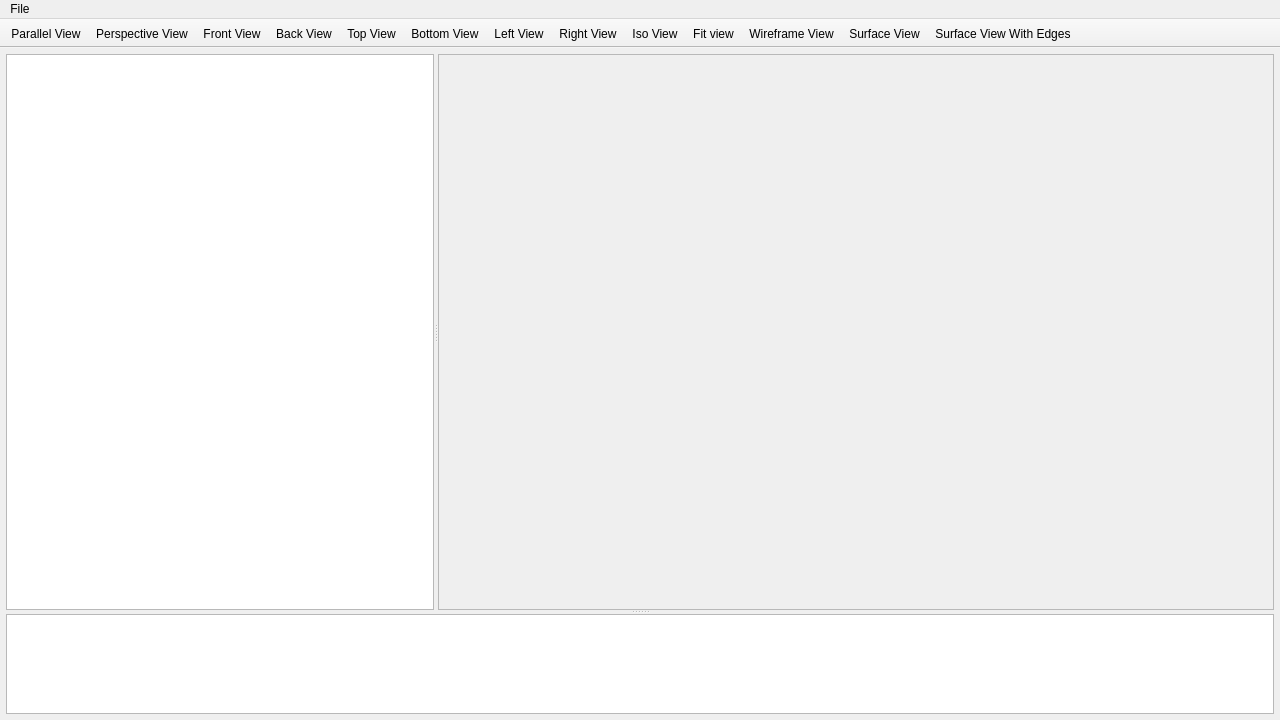
<?xml version="1.0" encoding="UTF-8"?>
<ui version="4.0">
 <class>MainWindow</class>
 <widget class="QMainWindow" name="MainWindow">
  <property name="geometry">
   <rect>
    <x>0</x>
    <y>0</y>
    <width>1280</width>
    <height>720</height>
   </rect>
  </property>
  <property name="minimumSize">
   <size>
    <width>800</width>
    <height>600</height>
   </size>
  </property>
  <property name="windowTitle">
   <string>Calculix CAE</string>
  </property>
  <property name="windowIcon">
   <iconset>
    <normaloff>icons/logo.png</normaloff>icons/logo.png</iconset>
  </property>
  <widget class="QWidget" name="centralwidget">
   <layout class="QVBoxLayout" name="verticalLayout">
    <property name="spacing">
     <number>6</number>
    </property>
    <property name="leftMargin">
     <number>6</number>
    </property>
    <property name="topMargin">
     <number>6</number>
    </property>
    <property name="rightMargin">
     <number>6</number>
    </property>
    <property name="bottomMargin">
     <number>6</number>
    </property>
    <item>
     <widget class="QSplitter" name="splitter_2">
      <property name="orientation">
       <enum>Qt::Vertical</enum>
      </property>
      <widget class="QSplitter" name="splitter">
       <property name="sizePolicy">
        <sizepolicy hsizetype="Expanding" vsizetype="Preferred">
         <horstretch>0</horstretch>
         <verstretch>7</verstretch>
        </sizepolicy>
       </property>
       <property name="orientation">
        <enum>Qt::Horizontal</enum>
       </property>
       <widget class="QTreeView" name="treeView">
        <property name="sizePolicy">
         <sizepolicy hsizetype="Preferred" vsizetype="Preferred">
          <horstretch>1</horstretch>
          <verstretch>0</verstretch>
         </sizepolicy>
        </property>
        <property name="focusPolicy">
         <enum>Qt::NoFocus</enum>
        </property>
        <property name="contextMenuPolicy">
         <enum>Qt::CustomContextMenu</enum>
        </property>
        <property name="editTriggers">
         <set>QAbstractItemView::NoEditTriggers</set>
        </property>
        <property name="selectionMode">
         <enum>QAbstractItemView::SingleSelection</enum>
        </property>
        <property name="selectionBehavior">
         <enum>QAbstractItemView::SelectItems</enum>
        </property>
        <property name="allColumnsShowFocus">
         <bool>false</bool>
        </property>
        <property name="expandsOnDoubleClick">
         <bool>false</bool>
        </property>
        <attribute name="headerVisible">
         <bool>false</bool>
        </attribute>
       </widget>
       <widget class="QFrame" name="frame">
        <property name="sizePolicy">
         <sizepolicy hsizetype="Preferred" vsizetype="Preferred">
          <horstretch>250</horstretch>
          <verstretch>0</verstretch>
         </sizepolicy>
        </property>
        <property name="frameShape">
         <enum>QFrame::StyledPanel</enum>
        </property>
        <property name="frameShadow">
         <enum>QFrame::Raised</enum>
        </property>
        <layout class="QVBoxLayout" name="verticalLayout_2">
         <property name="spacing">
          <number>0</number>
         </property>
         <property name="leftMargin">
          <number>0</number>
         </property>
         <property name="topMargin">
          <number>0</number>
         </property>
         <property name="rightMargin">
          <number>0</number>
         </property>
         <property name="bottomMargin">
          <number>0</number>
         </property>
         <item>
          <layout class="QVBoxLayout" name="vl">
           <property name="spacing">
            <number>0</number>
           </property>
          </layout>
         </item>
        </layout>
       </widget>
      </widget>
      <widget class="QTextEdit" name="textEdit">
       <property name="sizePolicy">
        <sizepolicy hsizetype="Expanding" vsizetype="Expanding">
         <horstretch>0</horstretch>
         <verstretch>1</verstretch>
        </sizepolicy>
       </property>
       <property name="minimumSize">
        <size>
         <width>0</width>
         <height>100</height>
        </size>
       </property>
       <property name="readOnly">
        <bool>true</bool>
       </property>
      </widget>
     </widget>
    </item>
   </layout>
  </widget>
  <widget class="QMenuBar" name="menuBar">
   <property name="geometry">
    <rect>
     <x>0</x>
     <y>0</y>
     <width>1280</width>
     <height>31</height>
    </rect>
   </property>
   <widget class="QMenu" name="menuFile">
    <property name="title">
     <string>File</string>
    </property>
    <addaction name="actionFileImport"/>
    <addaction name="actionFileWriteInput"/>
   </widget>
   <addaction name="menuFile"/>
  </widget>
  <widget class="QToolBar" name="toolBar">
   <property name="windowTitle">
    <string>toolBar</string>
   </property>
   <property name="movable">
    <bool>false</bool>
   </property>
   <property name="floatable">
    <bool>false</bool>
   </property>
   <attribute name="toolBarArea">
    <enum>TopToolBarArea</enum>
   </attribute>
   <attribute name="toolBarBreak">
    <bool>false</bool>
   </attribute>
   <addaction name="actionViewParallel"/>
   <addaction name="actionViewPerspective"/>
   <addaction name="actionViewFront"/>
   <addaction name="actionViewBack"/>
   <addaction name="actionViewTop"/>
   <addaction name="actionViewBottom"/>
   <addaction name="actionViewLeft"/>
   <addaction name="actionViewRight"/>
   <addaction name="actionViewIso"/>
   <addaction name="actionViewFit"/>
   <addaction name="actionViewWireframe"/>
   <addaction name="actionViewSurface"/>
   <addaction name="actionViewSurfaceWithEdges"/>
  </widget>
  <action name="actionFileImport">
   <property name="icon">
    <iconset>
     <normaloff>icons/file_import.png</normaloff>icons/file_import.png</iconset>
   </property>
   <property name="text">
    <string>Import</string>
   </property>
  </action>
  <action name="actionViewFit">
   <property name="icon">
    <iconset>
     <normaloff>icons/viewFit.png</normaloff>icons/viewFit.png</iconset>
   </property>
   <property name="text">
    <string>Fit view</string>
   </property>
  </action>
  <action name="actionSelectionNodes">
   <property name="text">
    <string>Select Nodes</string>
   </property>
   <property name="toolTip">
    <string>Select Nodes</string>
   </property>
  </action>
  <action name="actionSelectionElements">
   <property name="text">
    <string>Select Elements</string>
   </property>
   <property name="toolTip">
    <string>Select Elements</string>
   </property>
  </action>
  <action name="actionSelectionClear">
   <property name="icon">
    <iconset>
     <normaloff>icons/selection_clear.png</normaloff>icons/selection_clear.png</iconset>
   </property>
   <property name="text">
    <string>Clear selection</string>
   </property>
  </action>
  <action name="actionViewParallel">
   <property name="icon">
    <iconset>
     <normaloff>icons/viewParallel.png</normaloff>icons/viewParallel.png</iconset>
   </property>
   <property name="text">
    <string>Parallel View</string>
   </property>
   <property name="toolTip">
    <string>Parallel View</string>
   </property>
  </action>
  <action name="actionViewPerspective">
   <property name="icon">
    <iconset>
     <normaloff>icons/viewPerspective.png</normaloff>icons/viewPerspective.png</iconset>
   </property>
   <property name="text">
    <string>Perspective View</string>
   </property>
   <property name="toolTip">
    <string>Perspective View</string>
   </property>
  </action>
  <action name="actionViewFront">
   <property name="icon">
    <iconset>
     <normaloff>icons/viewFront.png</normaloff>icons/viewFront.png</iconset>
   </property>
   <property name="text">
    <string>Front View</string>
   </property>
   <property name="toolTip">
    <string>Front View</string>
   </property>
  </action>
  <action name="actionViewBack">
   <property name="icon">
    <iconset>
     <normaloff>icons/viewBack.png</normaloff>icons/viewBack.png</iconset>
   </property>
   <property name="text">
    <string>Back View</string>
   </property>
   <property name="toolTip">
    <string>Back View</string>
   </property>
  </action>
  <action name="actionViewTop">
   <property name="icon">
    <iconset>
     <normaloff>icons/viewTop.png</normaloff>icons/viewTop.png</iconset>
   </property>
   <property name="text">
    <string>Top View</string>
   </property>
   <property name="toolTip">
    <string>Top View</string>
   </property>
  </action>
  <action name="actionViewBottom">
   <property name="icon">
    <iconset>
     <normaloff>icons/viewBottom.png</normaloff>icons/viewBottom.png</iconset>
   </property>
   <property name="text">
    <string>Bottom View</string>
   </property>
   <property name="toolTip">
    <string>Bottom View</string>
   </property>
  </action>
  <action name="actionViewLeft">
   <property name="icon">
    <iconset>
     <normaloff>icons/viewLeft.png</normaloff>icons/viewLeft.png</iconset>
   </property>
   <property name="text">
    <string>Left View</string>
   </property>
   <property name="toolTip">
    <string>Left View</string>
   </property>
  </action>
  <action name="actionViewRight">
   <property name="icon">
    <iconset>
     <normaloff>icons/viewRight.png</normaloff>icons/viewRight.png</iconset>
   </property>
   <property name="text">
    <string>Right View</string>
   </property>
   <property name="toolTip">
    <string>Right View</string>
   </property>
  </action>
  <action name="actionViewIso">
   <property name="icon">
    <iconset>
     <normaloff>icons/viewIso.png</normaloff>icons/viewIso.png</iconset>
   </property>
   <property name="text">
    <string>Iso View</string>
   </property>
   <property name="toolTip">
    <string>Iso View</string>
   </property>
  </action>
  <action name="actionViewWireframe">
   <property name="icon">
    <iconset>
     <normaloff>icons/viewWireframe.png</normaloff>icons/viewWireframe.png</iconset>
   </property>
   <property name="text">
    <string>Wireframe View</string>
   </property>
   <property name="toolTip">
    <string>Wireframe View</string>
   </property>
  </action>
  <action name="actionViewSurface">
   <property name="icon">
    <iconset>
     <normaloff>icons/viewSurface.png</normaloff>icons/viewSurface.png</iconset>
   </property>
   <property name="text">
    <string>Surface View</string>
   </property>
   <property name="toolTip">
    <string>Surface View</string>
   </property>
  </action>
  <action name="actionViewSurfaceWithEdges">
   <property name="icon">
    <iconset>
     <normaloff>icons/viewSurfaceWithEdges.png</normaloff>icons/viewSurfaceWithEdges.png</iconset>
   </property>
   <property name="text">
    <string>Surface View With Edges</string>
   </property>
   <property name="toolTip">
    <string>Surface View With Edges</string>
   </property>
  </action>
  <action name="actionFileWriteInput">
   <property name="icon">
    <iconset>
     <normaloff>icons/file_write_input.png</normaloff>icons/file_write_input.png</iconset>
   </property>
   <property name="text">
    <string>Write input</string>
   </property>
  </action>
 </widget>
 <resources/>
 <connections/>
</ui>
